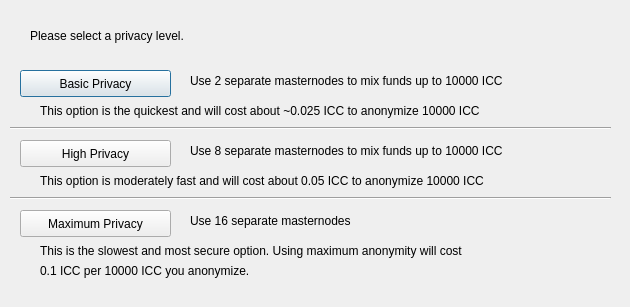
<?xml version="1.0" encoding="UTF-8"?>
<ui version="4.0">
 <class>DarksendConfig</class>
 <widget class="QDialog" name="DarksendConfig">
  <property name="geometry">
   <rect>
    <x>0</x>
    <y>0</y>
    <width>630</width>
    <height>307</height>
   </rect>
  </property>
  <property name="windowTitle">
   <string>Configure Darksend</string>
  </property>
  <widget class="QPushButton" name="buttonBasic">
   <property name="geometry">
    <rect>
     <x>20</x>
     <y>70</y>
     <width>151</width>
     <height>27</height>
    </rect>
   </property>
   <property name="text">
    <string>Basic Privacy</string>
   </property>
  </widget>
  <widget class="QPushButton" name="buttonHigh">
   <property name="geometry">
    <rect>
     <x>20</x>
     <y>140</y>
     <width>151</width>
     <height>27</height>
    </rect>
   </property>
   <property name="text">
    <string>High Privacy</string>
   </property>
  </widget>
  <widget class="QPushButton" name="buttonMax">
   <property name="geometry">
    <rect>
     <x>20</x>
     <y>210</y>
     <width>151</width>
     <height>27</height>
    </rect>
   </property>
   <property name="text">
    <string>Maximum Privacy</string>
   </property>
  </widget>
  <widget class="QLabel" name="label">
   <property name="geometry">
    <rect>
     <x>30</x>
     <y>20</y>
     <width>571</width>
     <height>31</height>
    </rect>
   </property>
   <property name="text">
    <string>Please select a privacy level.</string>
   </property>
  </widget>
  <widget class="QLabel" name="label_2">
   <property name="geometry">
    <rect>
     <x>190</x>
     <y>70</y>
     <width>421</width>
     <height>21</height>
    </rect>
   </property>
   <property name="text">
    <string>Use 2 separate masternodes to mix funds up to 10000 ICC</string>
   </property>
  </widget>
  <widget class="QLabel" name="label_3">
   <property name="geometry">
    <rect>
     <x>190</x>
     <y>140</y>
     <width>411</width>
     <height>21</height>
    </rect>
   </property>
   <property name="text">
    <string>Use 8 separate masternodes to mix funds up to 10000 ICC</string>
   </property>
  </widget>
  <widget class="QLabel" name="label_4">
   <property name="geometry">
    <rect>
     <x>190</x>
     <y>210</y>
     <width>421</width>
     <height>21</height>
    </rect>
   </property>
   <property name="text">
    <string>Use 16 separate masternodes</string>
   </property>
  </widget>
  <widget class="QLabel" name="label_6">
   <property name="geometry">
    <rect>
     <x>40</x>
     <y>100</y>
     <width>561</width>
     <height>21</height>
    </rect>
   </property>
   <property name="text">
    <string>This option is the quickest and will cost about ~0.025 ICC to anonymize 10000 ICC</string>
   </property>
  </widget>
  <widget class="QLabel" name="label_7">
   <property name="geometry">
    <rect>
     <x>40</x>
     <y>170</y>
     <width>561</width>
     <height>21</height>
    </rect>
   </property>
   <property name="text">
    <string>This option is moderately fast and will cost about 0.05 ICC to anonymize 10000 ICC</string>
   </property>
  </widget>
  <widget class="QLabel" name="label_8">
   <property name="geometry">
    <rect>
     <x>40</x>
     <y>240</y>
     <width>561</width>
     <height>21</height>
    </rect>
   </property>
   <property name="text">
    <string>This is the slowest and most secure option. Using maximum anonymity will cost</string>
   </property>
  </widget>
  <widget class="QLabel" name="label_9">
   <property name="geometry">
    <rect>
     <x>40</x>
     <y>260</y>
     <width>561</width>
     <height>21</height>
    </rect>
   </property>
   <property name="text">
    <string>0.1 ICC per 10000 ICC you anonymize.</string>
   </property>
  </widget>
  <widget class="Line" name="line">
   <property name="geometry">
    <rect>
     <x>10</x>
     <y>120</y>
     <width>601</width>
     <height>16</height>
    </rect>
   </property>
   <property name="orientation">
    <enum>Qt::Horizontal</enum>
   </property>
  </widget>
  <widget class="Line" name="line_2">
   <property name="geometry">
    <rect>
     <x>10</x>
     <y>190</y>
     <width>601</width>
     <height>16</height>
    </rect>
   </property>
   <property name="orientation">
    <enum>Qt::Horizontal</enum>
   </property>
  </widget>
 </widget>
 <resources/>
 <connections/>
</ui>
